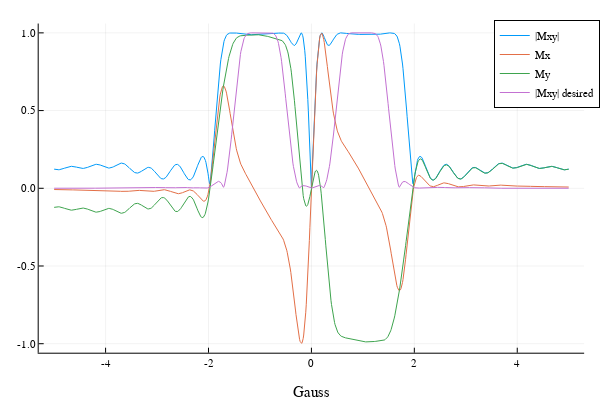

The code cell stored with this chart in its notebook:
### Code cell
Mxr = zeros(nb1, 1) # Mz
Myr = zeros(nb1, 1) # Mx
Mzr = zeros(nb1, 1) # My
nT = length(dom)
for ii = 1 : nb1
    rfg = [domoc[1 : Int64(nT / 2)]; b1[ii] * γ * dt];
    M = BlochSimHalfB1Sel(rfg)
    Mxr[ii] = M[1]
    Myr[ii] = M[2]
    Mzr[ii] = M[3]
end
plot(b1, abs.(Complex.(Myr, Mzr)), label="|Mxy|", xlabel="Gauss")
plot!(b1, Myr, label="Mx")
plot!(b1, Mzr, label="My")
plot!(b1, abs.(Complex.(My, Mz)), label="|Mxy| desired")

### Figure 1 — Plotly figure (JSON) as saved in the notebook; plotly's stock layout.template omitted (floating-point values rounded to 4 significant figures; data arrays with more than 128 entries replaced by an {"elided": "..."} marker saying what was removed)
{"data": [{"colorbar": {"title": ""}, "legendgroup": "|Mxy|", "line": {"color": "rgba(0, 154, 250, 1.000)", "dash": "solid", "shape": "linear", "width": 1}, "mode": "lines", "name": "|Mxy|", "showlegend": true, "type": "scatter", "x": {"elided": "1001 float values"}, "xaxis": "x1", "y": {"elided": "1001 float values"}, "yaxis": "y1", "zmax": null, "zmin": null}, {"colorbar": {"title": ""}, "legendgroup": "Mx", "line": {"color": "rgba(227, 111, 71, 1.000)", "dash": "solid", "shape": "linear", "width": 1}, "mode": "lines", "name": "Mx", "showlegend": true, "type": "scatter", "x": {"elided": "1001 float values"}, "xaxis": "x1", "y": {"elided": "1001 float values"}, "yaxis": "y1", "zmax": null, "zmin": null}, {"colorbar": {"title": ""}, "legendgroup": "My", "line": {"color": "rgba(62, 164, 78, 1.000)", "dash": "solid", "shape": "linear", "width": 1}, "mode": "lines", "name": "My", "showlegend": true, "type": "scatter", "x": {"elided": "1001 float values"}, "xaxis": "x1", "y": {"elided": "1001 float values"}, "yaxis": "y1", "zmax": null, "zmin": null}, {"colorbar": {"title": ""}, "legendgroup": "|Mxy| desired", "line": {"color": "rgba(195, 113, 210, 1.000)", "dash": "solid", "shape": "linear", "width": 1}, "mode": "lines", "name": "|Mxy| desired", "showlegend": true, "type": "scatter", "x": {"elided": "1001 float values"}, "xaxis": "x1", "y": {"elided": "1001 float values"}, "yaxis": "y1", "zmax": null, "zmin": null}], "layout": {"annotations": [], "height": 400, "legend": {"bgcolor": "rgba(255, 255, 255, 1.000)", "bordercolor": "rgba(0, 0, 0, 1.000)", "borderwidth": 1, "font": {"color": "rgba(0, 0, 0, 1.000)", "family": "sans-serif", "size": 11}, "tracegroupgap": 0, "traceorder": "normal", "x": 1.02, "xanchor": "auto", "y": 1, "yanchor": "auto"}, "margin": {"b": 20, "l": 0, "r": 0, "t": 20}, "paper_bgcolor": "rgba(255, 255, 255, 1.000)", "plot_bgcolor": "rgba(255, 255, 255, 1.000)", "showlegend": true, "width": 600, "xaxis": {"anchor": "y1", "domain": [0.06582, 0.9934], "gridcolor": "rgba(0, 0, 0, 0.100)", "gridwidth": 0.5, "linecolor": "rgba(0, 0, 0, 1.000)", "mirror": false, "range": [-5.3, 5.3], "showgrid": true, "showline": true, "showticklabels": true, "tickangle": 0, "tickcolor": "rgb(0, 0, 0)", "tickfont": {"color": "rgba(0, 0, 0, 1.000)", "family": "sans-serif", "size": 11}, "tickmode": "array", "ticks": "inside", "ticktext": ["-4", "-2", "0", "2", "4"], "tickvals": [-4, -2, 0, 2, 4], "title": "Gauss", "titlefont": {"color": "rgba(0, 0, 0, 1.000)", "family": "sans-serif", "size": 15}, "type": "-", "visible": true, "zeroline": false, "zerolinecolor": "rgba(0, 0, 0, 1.000)"}, "yaxis": {"anchor": "x1", "domain": [0.07581, 0.9902], "gridcolor": "rgba(0, 0, 0, 0.100)", "gridwidth": 0.5, "linecolor": "rgba(0, 0, 0, 1.000)", "mirror": false, "range": [-1.058, 1.06], "showgrid": true, "showline": true, "showticklabels": true, "tickangle": 0, "tickcolor": "rgb(0, 0, 0)", "tickfont": {"color": "rgba(0, 0, 0, 1.000)", "family": "sans-serif", "size": 11}, "tickmode": "array", "ticks": "inside", "ticktext": ["-1.0", "-0.5", "0.0", "0.5", "1.0"], "tickvals": [-1, -0.5, 0, 0.5, 1], "title": "", "titlefont": {"color": "rgba(0, 0, 0, 1.000)", "family": "sans-serif", "size": 15}, "type": "-", "visible": true, "zeroline": false, "zerolinecolor": "rgba(0, 0, 0, 1.000)"}}}
